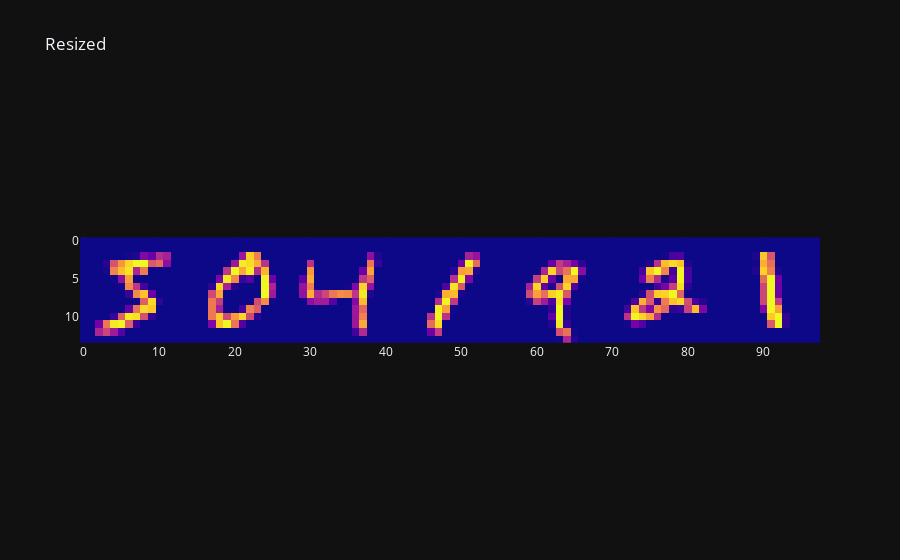

Notebook code for this chart:
### Code cell
new_size = (14, 14)

X_train_resize = tf.image.resize(X_train[..., np.newaxis], size=new_size)[..., 0]
X_test_resize = tf.image.resize(X_test[..., np.newaxis], size=new_size)[..., 0]
print(X_train_resize.shape)

px.imshow(np.hstack(X_train_resize[: 7]), title="Resized").update_coloraxes(showscale=False)

### Figure 1 — Plotly figure (JSON) as saved in the notebook; plotly's stock layout.template omitted (floating-point values rounded to 4 significant figures; data arrays with more than 128 entries replaced by an {"elided": "..."} marker saying what was removed)
{"data": [{"coloraxis": "coloraxis", "hovertemplate": "x: %{x}<br>y: %{y}<br>color: %{z}<extra></extra>", "name": "0", "type": "heatmap", "xaxis": "x", "yaxis": "y", "z": {"elided": "14x98 float values"}}], "layout": {"coloraxis": {"colorscale": [[0, "#0d0887"], [0.1111, "#46039f"], [0.2222, "#7201a8"], [0.3333, "#9c179e"], [0.4444, "#bd3786"], [0.5556, "#d8576b"], [0.6667, "#ed7953"], [0.7778, "#fb9f3a"], [0.8889, "#fdca26"], [1, "#f0f921"]], "showscale": false}, "title": {"text": "Resized"}, "xaxis": {"anchor": "y", "constrain": "domain", "domain": [0, 1], "scaleanchor": "y"}, "yaxis": {"anchor": "x", "autorange": "reversed", "constrain": "domain", "domain": [0, 1]}}}
